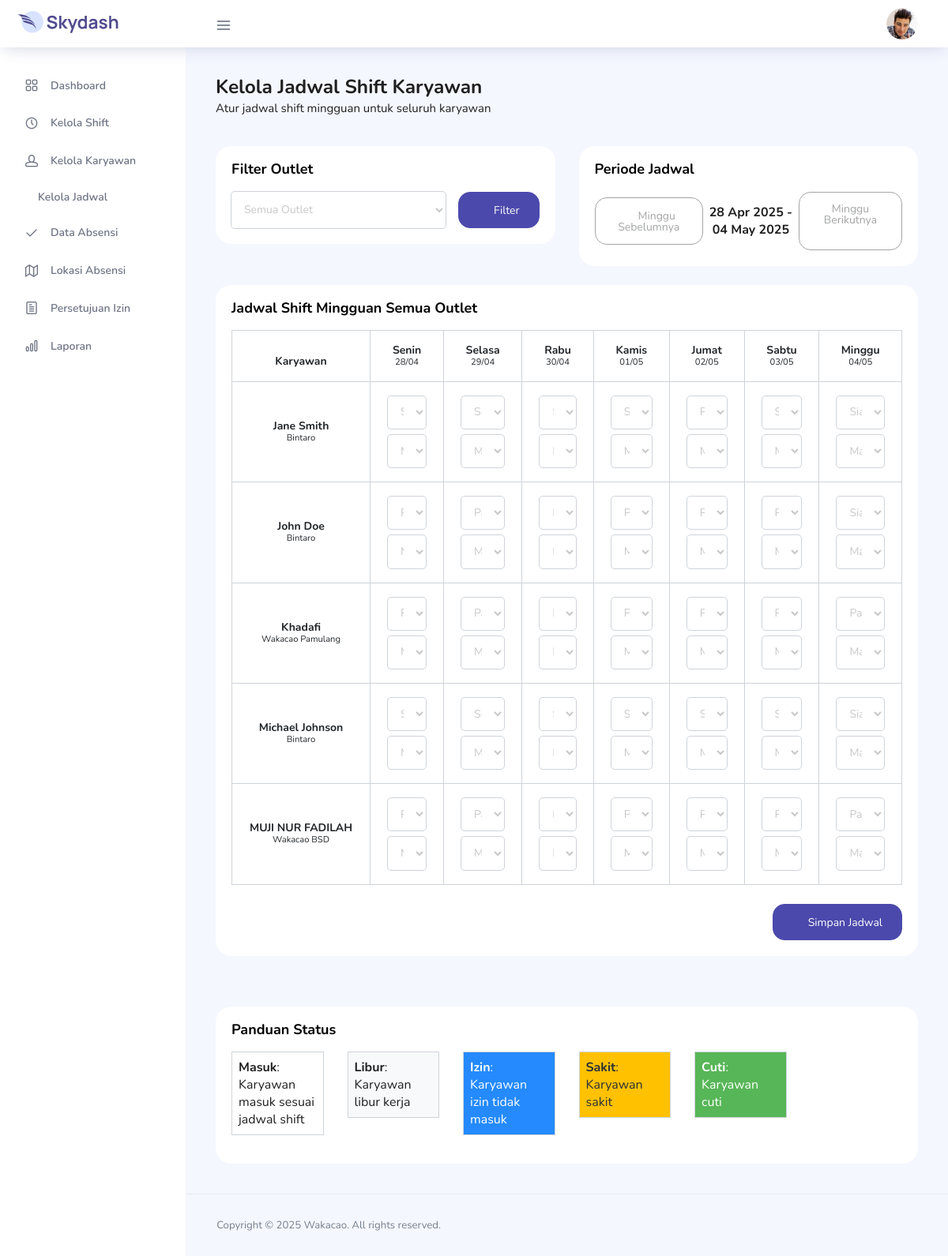
/admin/manage_schedule.php (signed in), run on the app's committed database.
### tables this page shows
CREATE TABLE `users` (
  `id` int(11) NOT NULL,
  `id_karyawan` varchar(10) NOT NULL,
  `nama` varchar(100) NOT NULL,
  `email` varchar(100) NOT NULL,
  `password` varchar(255) NOT NULL,
  `outlet` varchar(50) NOT NULL,
  `role` enum('admin','karyawan','supervisor') NOT NULL DEFAULT 'karyawan',
  `created_at` timestamp NOT NULL DEFAULT current_timestamp(),
  `updated_at` timestamp NOT NULL DEFAULT current_timestamp() ON UPDATE current_timestamp()
);

CREATE TABLE `shift` (
  `id` int(11) NOT NULL,
  `nama_shift` varchar(20) NOT NULL,
  `jam_mulai` time NOT NULL,
  `jam_selesai` time NOT NULL
);

### admin/manage_schedule.php (the view, shortened to what this page needs)
<?php
require_once '../config.php';
$selectedOutlet = isset($_GET['outlet']) ? sanitize($_GET['outlet']) : '';
$query_karyawan = "SELECT id_karyawan, nama, outlet FROM users WHERE role = 'karyawan'";
$query_karyawan .= " ORDER BY nama";
$result_karyawan = mysqli_query($koneksi, $query_karyawan);
$karyawan_list = [];
if ($result_karyawan) {
    while ($row = mysqli_fetch_assoc($result_karyawan)) {
        $karyawan_list[] = $row;
    }
}
$query_shift = "SELECT id, nama_shift, jam_mulai, jam_selesai FROM shift ORDER BY jam_mulai";
$result_shift = mysqli_query($koneksi, $query_shift);
$shift_list = [];
if ($result_shift) {
    while ($row = mysqli_fetch_assoc($result_shift)) {
        $shift_list[] = $row;
    }
}
$today = new DateTime();
$weekStart = clone $today;
$weekStart->modify('this week monday');
$weekStartStr = $weekStart->format('Y-m-d');
$weekEnd = clone $weekStart;
$weekEnd->modify('+6 days');
$weekEndStr = $weekEnd->format('Y-m-d');
$jadwal_karyawan = [];
$query_jadwal = "SELECT j.*, s.nama_shift, s.jam_mulai, s.jam_selesai
                FROM jadwal j
                LEFT JOIN shift s ON j.id_shift = s.id
                WHERE j.tanggal BETWEEN '$weekStartStr' AND '$weekEndStr'";
$result_jadwal = mysqli_query($koneksi, $query_jadwal);
if ($result_jadwal) {
    while ($row = mysqli_fetch_assoc($result_jadwal)) {
        $jadwal_karyawan[$row['id_karyawan']][date('w', strtotime($row['tanggal']))] = [
            'id_shift' => $row['id_shift'],
            'nama_shift' => $row['nama_shift'],
            'jam_mulai' => $row['jam_mulai'],
            'jam_selesai' => $row['jam_selesai'],
            'status' => $row['status']
        ];
    }
}
$prevWeek = clone $weekStart;
$prevWeek->modify('-1 week');
$nextWeek = clone $weekStart;
$nextWeek->modify('+1 week');
$dayNames = ['Senin', 'Selasa', 'Rabu', 'Kamis', 'Jumat', 'Sabtu', 'Minggu'];
?>
<!DOCTYPE html>
<html lang="en">
<head>
  <link rel="stylesheet" href="../vendors/feather/feather.css">
  <link rel="stylesheet" href="../vendors/ti-icons/css/themify-icons.css">
  <link rel="stylesheet" href="../vendors/css/vendor.bundle.base.css">
  <link rel="stylesheet" href="../vendors/datatables.net-bs4/dataTables.bootstrap4.css">
  <link rel="stylesheet" href="../css/vertical-layout-light/style.css">
</head>
<body>
  <div class="container-scroller">
    <nav class="navbar col-lg-12 col-12 p-0 fixed-top d-flex flex-row">
      <div class="text-center navbar-brand-wrapper d-flex align-items-center justify-content-center">
        <a class="navbar-brand brand-logo mr-5" href="index.php"><img src="../images/logo.svg" class="mr-2" alt="logo"/></a>
      </div>
      <div class="navbar-menu-wrapper d-flex align-items-center justify-content-end">
        <button class="navbar-toggler navbar-toggler align-self-center" type="button" data-toggle="minimize">
          <span class="icon-menu"></span>
        </button>
        <ul class="navbar-nav navbar-nav-right">
          <li class="nav-item nav-profile dropdown">
            <a class="nav-link dropdown-toggle" href="#" data-toggle="dropdown" id="profileDropdown">
              <img src="../images/faces/face28.jpg" alt="profile"/>
            </a>
          </li>
        </ul>
      </div>
    </nav>
    </div>
      <?php include 'sidebar.php'; ?>
      <div class="main-panel">
        <div class="content-wrapper">
          <div class="row">
            <div class="col-md-12 grid-margin">
              <div class="row">
                <div class="col-12 col-xl-8 mb-4 mb-xl-0">
                  <h3 class="font-weight-bold">Kelola Jadwal Shift Karyawan</h3>
                  <h6 class="font-weight-normal mb-0">Atur jadwal shift mingguan untuk seluruh karyawan</h6>
                </div>
              </div>
            </div>
          </div>
          <div class="row mb-4">
            <div class="col-md-6">
              <div class="card">
                <div class="card-body">
                  <h4 class="card-title">Filter Outlet</h4>
                  <form method="GET" action="" class="d-flex align-items-center">
                    <div class="form-group mb-0 mr-3 flex-grow-1">
                      <select class="form-control" name="outlet" id="outlet-filter">
                        <option value="">Semua Outlet</option>
                      </select>
                    </div>
                    <button type="submit" class="btn btn-primary">
                      <i class="ti-filter mr-1"></i> Filter
                    </button>
                  </form>
                </div>
              </div>
            </div>
            <div class="col-md-6">
              <div class="card">
                <div class="card-body">
                  <h4 class="card-title">Periode Jadwal</h4>
                  <div class="d-flex justify-content-between align-items-center">
                    <a href="?week_start=<?php echo $prevWeek->format('Y-m-d'); ?><?php echo !empty($selectedOutlet) ? '&outlet=' . $selectedOutlet : ''; ?>" class="btn btn-outline-secondary">
                      <i class="ti-arrow-left mr-1"></i> Minggu Sebelumnya
                    </a>
                    <div class="text-center font-weight-bold">
                      <?php echo date('d M Y', strtotime($weekStartStr)); ?> - <?php echo date('d M Y', strtotime($weekEndStr)); ?>
                    </div>
                    <a href="?week_start=<?php echo $nextWeek->format('Y-m-d'); ?><?php echo !empty($selectedOutlet) ? '&outlet=' . $selectedOutlet : ''; ?>" class="btn btn-outline-secondary">
                      Minggu Berikutnya <i class="ti-arrow-right ml-1"></i>
                    </a>
                  </div>
                </div>
              </div>
            </div>
          </div>
          <div class="row">
            <div class="col-md-12 grid-margin stretch-card">
              <div class="card">
                <div class="card-body">
                  <h4 class="card-title">Jadwal Shift Mingguan <?php echo !empty($selectedOutlet) ? 'Outlet ' . $selectedOutlet : 'Semua Outlet'; ?></h4>
                  <?php if (count($karyawan_list) > 0): ?>
                  <form method="POST" action="">
                    <div class="table-responsive">
                      <table class="table table-bordered schedule-table">
                        <thead>
                          <tr>
                            <th>Karyawan</th>
                            <?php
                            for ($i = 0; $i < 7; $i++) {
                                $currentDate = clone $weekStart;
                                $currentDate->modify("+$i days");
                                echo '<th>' . $dayNames[$i] . '<br><small>' . $currentDate->format('d/m') . '</small></th>';
                            }
                            ?>
                          </tr>
                        </thead>
                        <tbody>
                          <?php foreach ($karyawan_list as $karyawan): ?>
                          <tr>
                            <td>
                              <strong><?php echo $karyawan['nama']; ?></strong>
                              <br>
                              <small><?php echo $karyawan['outlet']; ?></small>
                            </td>
                            <?php for ($i = 0; $i < 7; $i++): ?>
                            <td class="shift-cell">
                              <select name="jadwal[<?php echo $karyawan['id_karyawan']; ?>][<?php echo $i; ?>][shift]" class="form-control form-control-sm mb-2">
                                <?php foreach ($shift_list as $shift): ?>
                                <option value="<?php echo $shift['id']; ?>" <?php
                                  echo isset($jadwal_karyawan[$karyawan['id_karyawan']][$i]) &&
                                       $jadwal_karyawan[$karyawan['id_karyawan']][$i]['id_shift'] == $shift['id'] ? 'selected' : '';
                                ?>>
                                  <?php echo $shift['nama_shift']; ?> (<?php echo substr($shift['jam_mulai'], 0, 5); ?>-<?php echo substr($shift['jam_selesai'], 0, 5); ?>)
                                </option>
                                <?php endforeach; ?>
                              </select>
                              <select name="jadwal[<?php echo $karyawan['id_karyawan']; ?>][<?php echo $i; ?>][status]" class="form-control form-control-sm">
                                <option value="masuk" <?php
                                  echo isset($jadwal_karyawan[$karyawan['id_karyawan']][$i]) &&
                                       $jadwal_karyawan[$karyawan['id_karyawan']][$i]['status'] == 'masuk' ? 'selected' : '';
                                ?>>Masuk</option>
                              </select>
                            </td>
                            <?php endfor; ?>
                          </tr>
                          <?php endforeach; ?>
                        </tbody>
                      </table>
                    </div>
                    <div class="mt-4 text-right">
                      <button type="submit" class="btn btn-primary">
                        <i class="ti-save mr-1"></i> Simpan Jadwal
                      </button>
                    </div>
                  </form>
                  <?php else: ?>
                  <div class="alert alert-info">
                    <?php echo !empty($selectedOutlet) ? 'Tidak ada karyawan di outlet ' . $selectedOutlet : 'Tidak ada karyawan yang tersedia'; ?>
                  </div>
                  <?php endif; ?>
                </div>
              </div>
            </div>
          </div>
          <div class="row mt-4">
            <div class="col-md-12">
              <div class="card">
                <div class="card-body">
                  <h4 class="card-title">Panduan Status</h4>
                  <div class="row">
                    <div class="col-md-2 col-sm-4 mb-3">
                      <div class="p-2 bg-white border">
                        <strong>Masuk</strong>: Karyawan masuk sesuai jadwal shift
                      </div>
                    </div>
                    <div class="col-md-2 col-sm-4 mb-3">
                      <div class="p-2 bg-light border">
                        <strong>Libur</strong>: Karyawan libur kerja
                      </div>
                    </div>
                    <div class="col-md-2 col-sm-4 mb-3">
                      <div class="p-2 bg-info text-white border">
                        <strong>Izin</strong>: Karyawan izin tidak masuk
                      </div>
                    </div>
                    <div class="col-md-2 col-sm-4 mb-3">
                      <div class="p-2 bg-warning text-dark border">
                        <strong>Sakit</strong>: Karyawan sakit
                      </div>
                    </div>
                    <div class="col-md-2 col-sm-4 mb-3">
                      <div class="p-2 bg-success text-white border">
                        <strong>Cuti</strong>: Karyawan cuti
                      </div>
                    </div>
                  </div>
                </div>
              </div>
            </div>
          </div>
        </div>
        <footer class="footer">
          <div class="d-sm-flex justify-content-center justify-content-sm-between">
            <span class="text-muted text-center text-sm-left d-block d-sm-inline-block">Copyright © <?php echo date('Y'); ?> Wakacao. All rights reserved.</span>
          </div>
        </footer>
      </div>
    </div>
</body>
</html>

### admin/manage_schedule.php (style rules this page uses)
.schedule-table th, .schedule-table td { text-align: center; vertical-align: middle; }
.shift-cell { position: relative; }

### data on the page
users: nama "Jane Smith", outlet "Bintaro", id_karyawan.nama_shift "Siang (15:00-23:00)", id_karyawan "Masuk", id_karyawan.nama_shift "Pagi (07:00-15:00)"
users: nama "John Doe", outlet "Bintaro", id_karyawan.nama_shift "Pagi (07:00-15:00)", id_karyawan "Masuk", id_karyawan.nama_shift "Siang (15:00-23:00)"
users: nama "Khadafi", outlet "Wakacao Pamulang", id_karyawan.nama_shift "Pagi (07:00-15:00)", id_karyawan "Masuk"
users: nama "Michael Johnson", outlet "Bintaro", id_karyawan.nama_shift "Siang (15:00-23:00)", id_karyawan "Masuk"
users: nama "MUJI NUR FADILAH", outlet "Wakacao BSD", id_karyawan.nama_shift "Pagi (07:00-15:00)", id_karyawan "Masuk"

### other printed values
date('d M Y', strtotime($weekStartStr)) "28 Apr 2025"
date('d M Y', strtotime($weekEndStr)) "04 May 2025"
$dayNames[$i] "Senin"
$currentDate->format('d/m') "28/04"
$dayNames[$i] "Selasa"
$currentDate->format('d/m') "29/04"
$dayNames[$i] "Rabu"
$currentDate->format('d/m') "30/04"
$dayNames[$i] "Kamis"
$currentDate->format('d/m') "01/05"
$dayNames[$i] "Jumat"
$currentDate->format('d/m') "02/05"
$dayNames[$i] "Sabtu"
$currentDate->format('d/m') "03/05"
$dayNames[$i] "Minggu"
